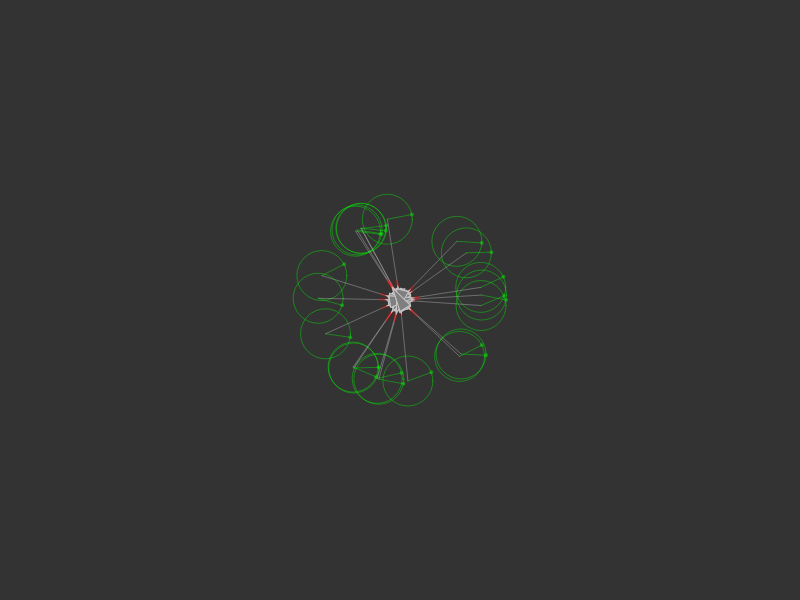
Frame 1 (no input)
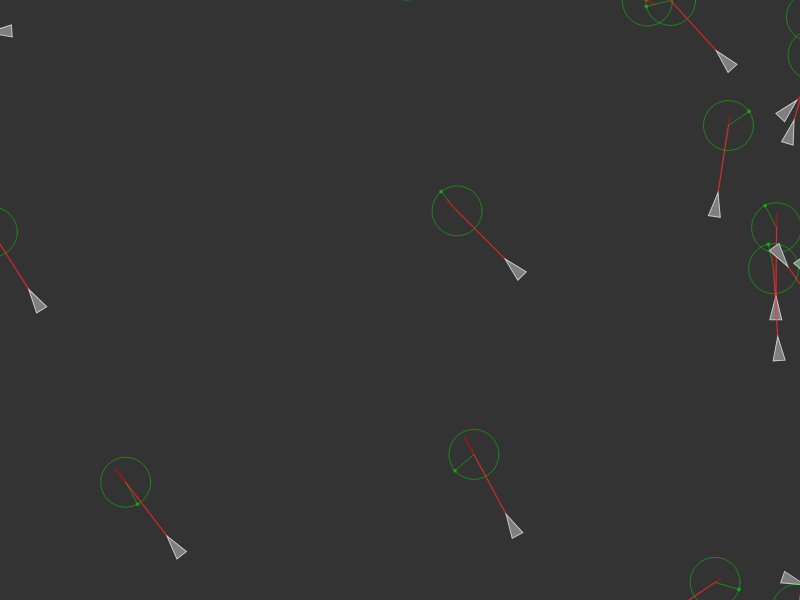
Frame 60 (no input)
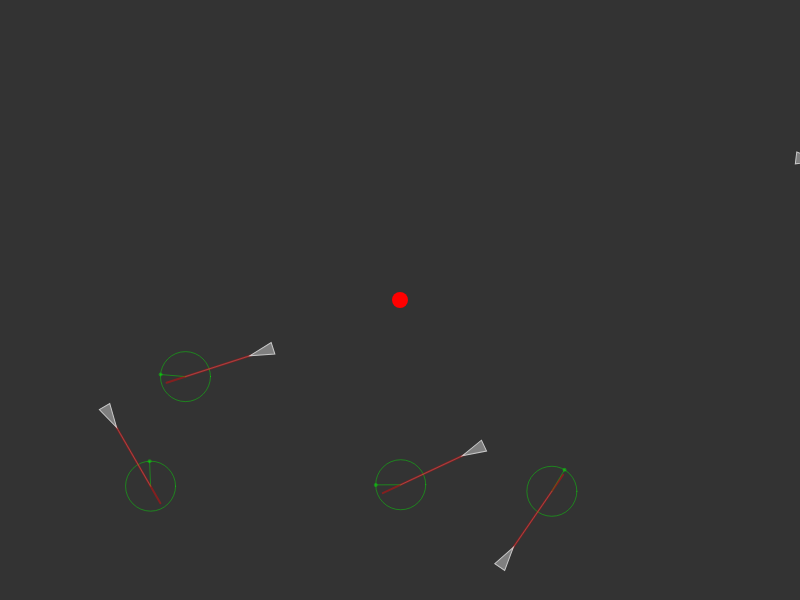
Frame 120 (the mouse pressed at the canvas centre since frame 60)

The p5.js sketch that drew these frames (run headless with seeded random() and noise() and a simulated clock; from frame 60 on, the mouse is pressed at the canvas centre):

// p5.js sketch
// ── sketch.js
// Beispielverwendung in sketch.js:

// Array zur Speicherung aller Boid-Objekte
let boids = [];

// Zielposition für die Boids
let target;

// Flag für den Wander-Zustand
let wandering = false;

// Startzeit für den Übergang von Wander zu Arrive
let startTime = 0;

// Setup-Funktion wird einmal beim Programmstart ausgeführt
function setup() {
  // Erstelle einen Canvas mit 800x600 Pixeln
  createCanvas(800, 600);

  // Erstelle 20 Boid-Objekte und positioniere sie in der Mitte des Canvas
  for (let i = 0; i < 20; i++) {
    boids.push(new Boid(width / 2, height / 2));

    // Setze das Ziel initial auf die Mitte des Canvas
    target = createVector(width / 2, height / 2);
  }
}

// Draw-Funktion wird kontinuierlich ausgeführt (Animation)
function draw() {
  // Setze die Hintergrundfarbe (dunkelgrau)
  background(51);

  // Aktualisiere die Zielposition mit der Mausposition, wenn die Maustaste gedrückt wird
  if (mouseIsPressed) {
    target.x = mouseX;
    target.y = mouseY;

    // Zeichne das Ziel (roter Kreis)
    fill(255, 0, 0);
    noStroke();
    ellipse(target.x, target.y, 16, 16);

    // Setze die Startzeit für den Übergang vom Wander- zum Arrive-Verhalten
    startTime = millis();
  }

  // Variable für die Steuerungskraft
  let steeringForce;

  // Kommentierter Code (nicht aktiv):
  // if (wandering) {
  //   steeringForce = boid.wander();
  // } else {
  //   // Verwende Arrive-Verhalten mit einem Bremsradius
  //   steeringForce = boid.arrive(target, 100);
  // }

  // Für jeden Boid in unserem Array:
  for (boid of boids) {
    // Berechne die Steuerungskraft als Kombination aus Wander- und Arrive-Verhalten
    // mit zeitlichem Übergang (basierend auf startTime und der individuellen wanderTime)
    steeringForce = boid.wanderAndArrive(target, startTime, boid.wanderTime);

    // Wende die berechnete Kraft auf den Boid an
    boid.applyForce(steeringForce);

    // Überprüfe und reagiere auf Grenzen
    boid.boundaries(width, height);

    // Aktualisiere Position und Geschwindigkeit des Boids
    boid.update();

    // Zeichne den Boid auf dem Canvas
    boid.display();
  }
}

// ── Boid.js
class Boid {
  constructor(x, y) {
    // Position des Boid in der Simulation
    this.position = createVector(x, y);

    // Geschwindigkeit (Richtung und Tempo der Bewegung)
    this.velocity = createVector(random(-1, 1), random(-1, 1));

    // Beschleunigung (Änderung der Geschwindigkeit)
    this.acceleration = createVector(0, 0);

    // Maximale Geschwindigkeit, die der Boid erreichen kann
    this.maxSpeed = 10;

    // Maximale Kraft, die auf den Boid wirken kann (begrenzt die Beschleunigung)
    this.maxForce = 1;

    // Aktueller Winkel für das Wander-Verhalten
    this.wanderAngle = 0;

    // Größe des Boid für die Darstellung
    this.r = 6;

    // Debug-Modus aktivieren (zeigt Hilfslinien und -kreise)
    this.debug = true;

    // Parameter für das Wander-Verhalten
    this.wanderDistance = 80; // Abstand des Wander-Kreises vom Boid
    this.wanderRadius = 25; // Radius des Wander-Kreises
    this.wanderJitter = 0.5; // Zufallsfaktor für die Änderung des Wander-Winkels

    // Zufällige Zeit für den Übergang von Wander zu Arrive
    this.wanderTime = random(1000, 5000);
  }

  // Aktualisiert die Position des Boid basierend auf Geschwindigkeit und Beschleunigung
  update() {
    // Beschleunigung zur Geschwindigkeit hinzufügen
    this.velocity.add(this.acceleration);

    // Geschwindigkeit auf maxSpeed begrenzen
    this.velocity.limit(this.maxSpeed);

    // Position basierend auf Geschwindigkeit aktualisieren
    this.position.add(this.velocity);

    // Beschleunigung zurücksetzen (Kräfte wirken nur für einen Frame)
    this.acceleration.mult(0);
  }

  // Wendet eine Kraft auf den Boid an (verändert die Beschleunigung)
  applyForce(force) {
    this.acceleration.add(force);
  }

  // Grundlegendes Steuerungsverhalten - direkt auf ein Ziel zusteuern
  seek(target) {
    // Berechne den gewünschten Geschwindigkeitsvektor zum Ziel
    let desired = p5.Vector.sub(target, this.position);
    desired.setMag(this.maxSpeed);

    // Berechne die Lenkungskraft (Unterschied zwischen gewünschter und aktueller Geschwindigkeit)
    let steer = p5.Vector.sub(desired, this.velocity);
    steer.limit(this.maxForce);

    return steer;
  }

  // Arrive-Verhalten - beim Annähern an das Ziel abbremsen
  arrive(target, slowingRadius = 200) {
    // Berechne den Vektor zum Ziel
    let desired = p5.Vector.sub(target, this.position);
    let distance = desired.mag();

    // Wenn wir nah genug sind, beginnen wir zu bremsen
    if (distance < slowingRadius) {
      // Proportionale Geschwindigkeit abhängig von der Entfernung
      let speed = map(distance, 0, slowingRadius, 0, this.maxSpeed);
      desired.setMag(speed);
    } else {
      // Volle Geschwindigkeit, wenn wir noch weit entfernt sind
      desired.setMag(this.maxSpeed);
    }

    // Berechne die Lenkungskraft
    let steer = p5.Vector.sub(desired, this.velocity);
    steer.limit(this.maxForce);

    return steer;
  }

  // Wander-Verhalten - zufälliges Umherwandern mit flüssiger Bewegung
  wander(wanderRadius = this.wanderRadius, wanderDistance = this.wanderDistance, wanderJitter = this.wanderJitter) {
    // Berechne die Position des Kreises vor dem Boid
    let wanderPoint = this.velocity.copy();
    wanderPoint.setMag(wanderDistance);
    wanderPoint.add(this.position);

    // Berechne einen zufälligen Punkt auf dem Kreis
    this.wanderAngle += random(-wanderJitter, wanderJitter);
    let offset = createVector(wanderRadius * cos(this.wanderAngle), wanderRadius * sin(this.wanderAngle));

    // Füge den Offset zur Kreisposition hinzu
    wanderPoint.add(offset);

    // Steuere auf diesen Punkt zu
    return this.seek(wanderPoint);
  }

  // Kombiniert Wander- und Arrive-Verhalten mit zeitlichem Übergang
  wanderAndArrive(target, startTime, duration, slowingRadius = 200) {
    // Berechne aktuelle Zeit und verstrichene Zeit
    let currentTime = millis();
    let elapsedTime = currentTime - startTime;

    // Berechne den Mischfaktor (0 bis 1) basierend auf verstrichener Zeit / Gesamtdauer
    // Dies wird am Anfang 0 sein (nur Wander) und sich mit der Zeit 1 annähern (mehr Arrive)
    let blendFactor = constrain(elapsedTime / duration, 0, 1);

    // Berechne die Kräfte als p5.Vector-Objekte
    let wanderForce = this.wander();
    let arriveForce = this.arrive(target, slowingRadius);

    // Erstelle eine Kopie von wanderForce, um das Original nicht zu verändern
    let resultForce = wanderForce.copy();

    // Skaliere die Wander-Kraft mit fortschreitender Zeit herunter
    resultForce.mult(1 - blendFactor);

    // Skaliere die Arrive-Kraft mit fortschreitender Zeit hoch und füge sie zum Ergebnis hinzu
    let scaledArriveForce = arriveForce.copy().mult(blendFactor);
    resultForce.add(scaledArriveForce);

    return resultForce;
  }

  // Überprüft Grenzen und verhindert das Verlassen des Bildschirms
  boundaries(width, height, padding = 25) {
    let desired = null;

    // Überprüfe horizontale Grenzen
    if (this.position.x < padding) {
      // Wenn zu weit links, bewege nach rechts
      desired = createVector(this.maxSpeed, this.velocity.y);
    } else if (this.position.x > width - padding) {
      // Wenn zu weit rechts, bewege nach links
      desired = createVector(-this.maxSpeed, this.velocity.y);
    }

    // Überprüfe vertikale Grenzen
    if (this.position.y < padding) {
      // Wenn zu weit oben, bewege nach unten
      desired = createVector(this.velocity.x, this.maxSpeed);
    } else if (this.position.y > height - padding) {
      // Wenn zu weit unten, bewege nach oben
      desired = createVector(this.velocity.x, -this.maxSpeed);
    }

    // Wenn eine Grenze überschritten wurde, wende eine Lenkungskraft an
    if (desired !== null) {
      desired.normalize();
      desired.mult(this.maxSpeed);
      let steer = p5.Vector.sub(desired, this.velocity);
      steer.limit(this.maxForce);
      this.applyForce(steer);
    }
  }

  // Zeigt den Boid auf dem Bildschirm an
  display() {
    // Berechne den Winkel für die Rotation (Boid zeigt in Bewegungsrichtung)
    let theta = this.velocity.heading() + PI / 2;

    // Zeichne Debug-Ansicht-Elemente
    if (this.debug) {
      push();

      // Berechne die Position des Kreises vor dem Boid
      let wanderCenter = this.velocity.copy();
      wanderCenter.normalize();
      wanderCenter.mult(this.wanderDistance);
      wanderCenter.add(this.position);

      // Zeichne den Kreis
      stroke(0, 255, 0, 100);
      noFill();
      ellipse(wanderCenter.x, wanderCenter.y, this.wanderRadius * 2);

      // Zeichne Linie zum Kreis
      stroke(200, 100);
      line(this.position.x, this.position.y, wanderCenter.x, wanderCenter.y);

      // Zeichne den Wander-Punkt auf dem Kreis
      let wanderPoint = createVector(
        this.wanderRadius * cos(this.wanderAngle),
        this.wanderRadius * sin(this.wanderAngle)
      );
      wanderPoint.add(wanderCenter);

      fill(0, 255, 0, 100);
      noStroke();
      ellipse(wanderPoint.x, wanderPoint.y, 4);

      // Zeichne Linie vom Kreiszentrum zum Wander-Punkt
      stroke(0, 255, 0, 100);
      line(wanderCenter.x, wanderCenter.y, wanderPoint.x, wanderPoint.y);

      // Zeichne Geschwindigkeitsvektor
      stroke(255, 0, 0, 100);
      strokeWeight(2);
      line(
        this.position.x,
        this.position.y,
        this.position.x + this.velocity.x * 10,
        this.position.y + this.velocity.y * 10
      );

      pop();
    }

    // Zeichne den Boid als Dreieck
    fill(127);
    stroke(200);
    strokeWeight(1);

    push();
    translate(this.position.x, this.position.y);
    rotate(theta);

    // Zeichne ein Dreieck
    beginShape();
    vertex(0, -this.r * 2); // Spitze
    vertex(-this.r, this.r * 2); // Untere linke Ecke
    vertex(this.r, this.r * 2); // Untere rechte Ecke
    endShape(CLOSE);

    pop();
  }
}
